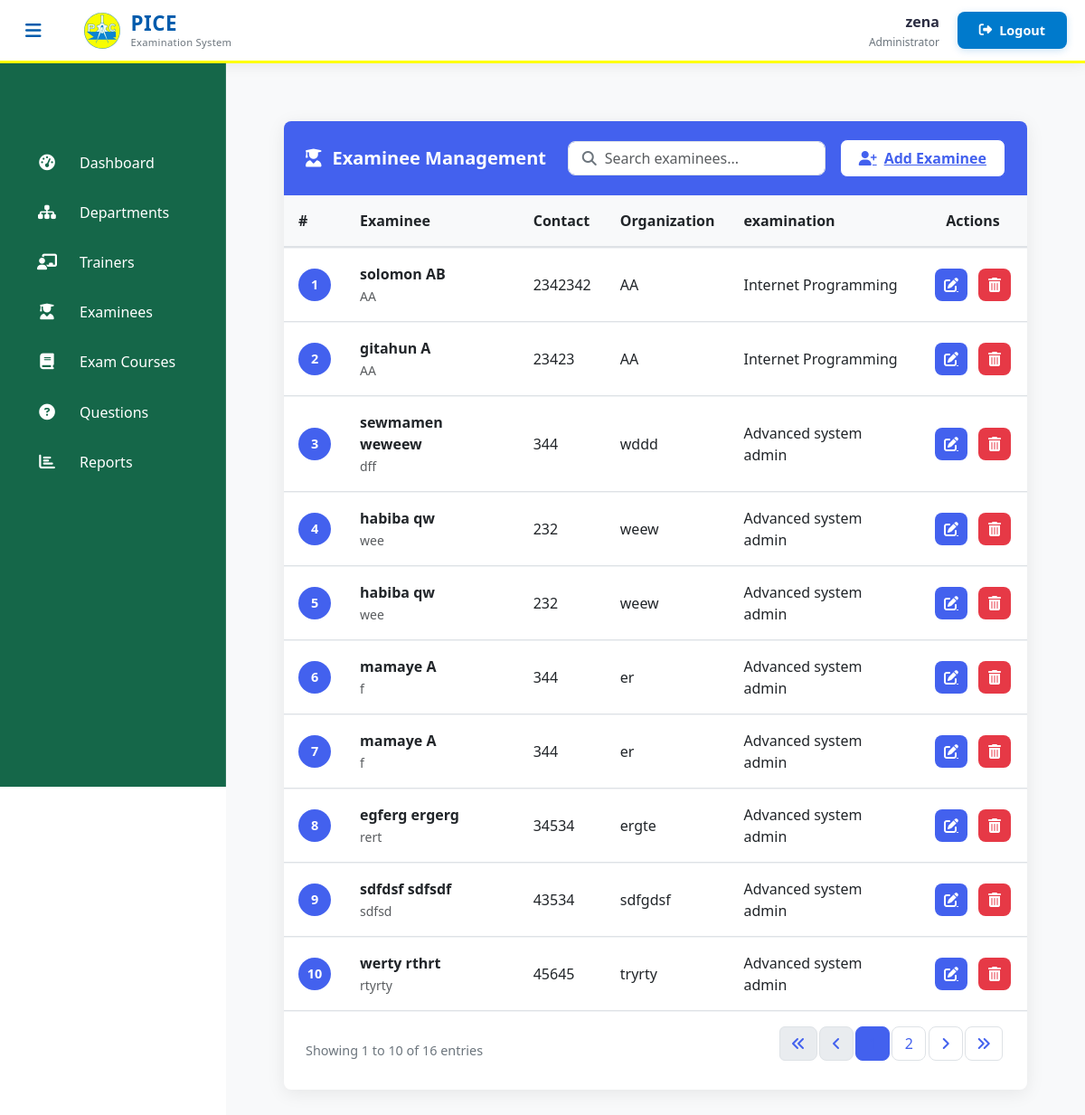
/admin-view-student (signed in), run on the app's committed database.
### student/models.py (models this page shows, shortened)
class Student(models.Model):
    user=models.OneToOneField(User,on_delete=models.CASCADE)
    address = models.CharField(max_length=40)
    mobile = models.CharField(max_length=20,null=False)
    organization = models.CharField(max_length=200, null=False)
    course = models.ForeignKey(
        'exam.Course',
        on_delete=models.SET_NULL,
        null=True
    )
    department = models.ForeignKey(
        'exam.Department',  # Reference to your Department model
        on_delete=models.SET_NULL,
        null=True,
        blank=True,
        related_name='students'
    )
    @property
    def get_name(self):
        return self.user.first_name+" "+self.user.last_name

### exam/models.py (models this page shows, shortened)
class Course(models.Model):
    course_name = models.CharField(max_length=50)
    question_number = models.PositiveIntegerField()
    total_marks = models.PositiveIntegerField(default=100)
    given_time = models.PositiveIntegerField(default=60)
    department = models.ForeignKey(Department, on_delete=models.CASCADE, related_name='course_set')
    examiners = models.ManyToManyField(Examiner, blank=True, related_name='courses')
    is_seen = models.BooleanField(default=False)
    def __str__(self):
        return self.course_name

### exam/views.py (the view)
# urls.py: path('admin-view-student', views.admin_view_student_view,name='admin-view-student'),
@login_required(login_url='adminlogin')
def admin_view_student_view(request):
    student_list = SMODEL.Student.objects.all().order_by('id')
    paginator = Paginator(student_list, 10)
    page_number = request.GET.get('page')
    students = paginator.get_page(page_number)
    return render(request, 'exam/admin_view_student.html', {'students': students})

### templates/exam/admin_view_student.html (shortened to what this page needs)
{% extends 'exam/adminbase.html' %}
{% block content %}
{% load static %}
<head>
  <link href="https://cdn.jsdelivr.net/npm/bootstrap@5.3.0/dist/css/bootstrap.min.css" rel="stylesheet">
  <link rel="stylesheet" href="https://cdnjs.cloudflare.com/ajax/libs/font-awesome/6.4.0/css/all.min.css">
</head>
<div class="dashboard-container">
  <div class="card">
    <div class="card-header">
      <h5 class="card-title">
        <i class="fas fa-user-graduate"></i> Examinee Management
      </h5>
      <div class="header-actions">
        <div class="search-container">
          <i class="fas fa-search search-icon"></i>
          <input type="text" class="form-control search-input" placeholder="Search examinees...">
        </div>
        <a href="/student/studentsignup" class="add-examinee-btn">
          <i class="fas fa-user-plus"></i> Add Examinee
        </a>
      </div>
    </div>
    <div class="table-responsive">
      <table class="table table-hover align-middle">
        <thead>
          <tr>
            <th style="width: 50px;">#</th>
            <th>Examinee</th>
            <th>Contact</th>
            <th>Organization</th>
            <th>examination</th>
            <th class="text-center" style="width: 120px;">Actions</th>
          </tr>
        </thead>
        <tbody>
          {% if students %}
            {% for student in students %}
              <tr>
                <td>
                  <div class="avatar">
                    {{ forloop.counter0|add:students.start_index }}
                  </div>
                </td>
                <td>
                  <div class="fw-semibold">{{ student.get_name }}</div>
                  <small class="text-muted">{{ student.address|truncatechars:30 }}</small>
                </td>
                <td>
                  <div>{{ student.mobile }}</div>
                </td>
                <td>{{ student.organization|truncatechars:30|default:"-" }}</td>
                <td>{{ student.course|truncatechars:30|default:"-" }}</td>
                <td>
                  <div class="action-btns">
                    <a href="{% url 'update-student' student.id %}" class="btn-action btn-edit" title="Edit">
                      <i class="fas fa-edit"></i>
                    </a>
                    <a href="{% url 'delete-student' student.id %}"
                       class="btn-action btn-delete"
                       title="Delete"
                       onclick="return confirm('Are you sure you want to delete this examinee?');">
                      <i class="fas fa-trash-alt"></i>
                    </a>
                  </div>
                </td>
              </tr>
            {% endfor %}
          {% endif %}
        </tbody>
      </table>
    </div>
    {% if students.has_other_pages %}
    <div class="pagination-container">
      <div class="pagination-info">
        Showing {{ students.start_index }} to {{ students.end_index }} of {{ students.paginator.count }} entries
      </div>
      <nav>
        <ul class="pagination">
          {% if students.has_previous %}
            <li class="page-item">
              <a class="page-link" href="?page=1" aria-label="First">
                <i class="fas fa-angle-double-left"></i>
              </a>
            </li>
            <li class="page-item">
              <a class="page-link" href="?page={{ students.previous_page_number }}" aria-label="Previous">
                <i class="fas fa-angle-left"></i>
              </a>
            </li>
          {% else %}
            <li class="page-item disabled">
              <span class="page-link"><i class="fas fa-angle-double-left"></i></span>
            </li>
            <li class="page-item disabled">
              <span class="page-link"><i class="fas fa-angle-left"></i></span>
            </li>
          {% endif %}
          {% for i in students.paginator.page_range %}
            {% if students.number == i %}
              <li class="page-item active">
                <span class="page-link">{{ i }}</span>
              </li>
            {% elif i > students.number|add:'-3' and i < students.number|add:'3' %}
              <li class="page-item">
                <a class="page-link" href="?page={{ i }}">{{ i }}</a>
              </li>
            {% endif %}
          {% endfor %}
          {% if students.has_next %}
            <li class="page-item">
              <a class="page-link" href="?page={{ students.next_page_number }}" aria-label="Next">
                <i class="fas fa-angle-right"></i>
              </a>
            </li>
            <li class="page-item">
              <a class="page-link" href="?page={{ students.paginator.num_pages }}" aria-label="Last">
                <i class="fas fa-angle-double-right"></i>
              </a>
            </li>
          {% endif %}
        </ul>
      </nav>
    </div>
    {% endif %}
  </div>
</div>
{% endblock content %}

### templates/exam/adminbase.html (shortened to what this page needs)
<!DOCTYPE html>
{% load static %}
<html lang="en" dir="ltr">
<head>
  <link href="https://cdn.jsdelivr.net/npm/bootstrap@5.3.0/dist/css/bootstrap.min.css" rel="stylesheet">
  <link rel="stylesheet" href="https://cdnjs.cloudflare.com/ajax/libs/font-awesome/6.4.0/css/all.min.css">
</head>
<body>
  <header class="admin-header">
    <div class="header-container">
      <div class="header-left">
        <button class="sidebar-toggle" id="sidebarToggle">
          <i class="fas fa-bars"></i>
        </button>
        <div class="brand-logo">
          <img src="/static/image/logo.jpg" alt="PICE Logo" class="header-logo">
          <div class="logo-text">
            <span class="logo-main">PICE</span>
            <span class="logo-sub">Examination System</span>
          </div>
        </div>
      </div>
      <div class="header-right">
        <div class="user-profile">
          <span class="username">{{user.username}}</span>
          <div class="user-role">Administrator</div>
        </div>
        <a href="/logout" class="logout-btn">
          <i class="fas fa-sign-out-alt"></i>
          <span class="logout-text">Logout</span>
        </a>
      </div>
    </div>
  </header>
  <aside class="admin-sidebar">
    <nav class="sidebar-menu">
      <div class="menu-container">
        <a href="/admin-dashboard" class="menu-item">
          <div class="menu-icon"><i class="fas fa-tachometer-alt"></i></div>
          <span class="menu-text">Dashboard</span>
        </a>
        <a href="/admin-department" class="menu-item">
          <div class="menu-icon"><i class="fas fa-sitemap"></i></div>
          <span class="menu-text">Departments</span>
        </a>
        <a href="/admin-teacher" class="menu-item">
          <div class="menu-icon"><i class="fas fa-chalkboard-teacher"></i></div>
          <span class="menu-text">Trainers</span>
        </a>
        <a href="/admin-student" class="menu-item">
          <div class="menu-icon"><i class="fas fa-user-graduate"></i></div>
          <span class="menu-text">Examinees</span>
        </a>
        <a href="/admin-course" class="menu-item">
          <div class="menu-icon"><i class="fas fa-book"></i></div>
          <span class="menu-text">Exam Courses</span>
        </a>
        <a href="/admin-question" class="menu-item">
          <div class="menu-icon"><i class="fas fa-question-circle"></i></div>
          <span class="menu-text">Questions</span>
        </a>
        <a href="/admin-report" class="menu-item">
          <div class="menu-icon"><i class="fas fa-chart-bar"></i></div>
          <span class="menu-text">Reports</span>
        </a>
      </div>
    </nav>
  </aside>
  <main class="admin-content">
    {% block content %}{% endblock content %}
  </main>
</body>
</html>

### templates/exam/adminbase.html (style rules this page uses)
:root { --yellow-primary: #FFFF00; --blue-primary: #007ACC; --blue-dark: #005BAC; --sidebar-color: #156749; --content-bg: #FFFFFF; --card-bg: #F8F9FA; --text-light: #FFFFFF; --text-dark: #2B2D42; --text-muted: #6C757D; --border-radius: 8px; --transition: all 0.3s cubic-bezier(0.25, 0.8, 0.25, 1); }
body { font-family: 'Segoe UI', system-ui, -apple-system, sans-serif; background-color: var(--content-bg); color: var(--text-dark); overflow-x: hidden; }
.admin-header { background: #FFFFFF; height: 70px; position: fixed; top: 0; left: 0; right: 0; z-index: 1000; box-shadow: 0 2px 15px rgba(0, 0, 0, 0.08); border-bottom: 3px solid #FFFF00; display: flex; align-items: center; padding: 0 20px; }
.header-container { width: 100%; display: flex; justify-content: space-between; align-items: center; }
.header-left { display: flex; align-items: center; gap: 15px; }
.header-right { display: flex; align-items: center; gap: 20px; }
.sidebar-toggle { background: none; border: none; color: #005BAC; font-size: 1.25rem; cursor: pointer; padding: 8px; border-radius: 4px; transition: all 0.3s ease; }
.brand-logo { display: flex; align-items: center; gap: 12px; }
.header-logo { height: 40px; width: 40px; object-fit: contain; border-radius: 4px; }
.logo-text { display: flex; flex-direction: column; line-height: 1.2; }
.logo-main { font-weight: 700; font-size: 1.4rem; color: #005BAC; letter-spacing: 0.5px; }
.logo-sub { font-size: 0.7rem; color: #6C757D; font-weight: 500; letter-spacing: 0.3px; }
.user-profile { text-align: right; }
.username { font-weight: 600; color: #2B2D42; display: block; }
.user-role { font-size: 0.75rem; color: #6C757D; margin-top: 2px; }
.logout-btn { background: #007ACC; color: white; border: none; padding: 8px 16px; border-radius: 4px; font-weight: 500; font-size: 0.9rem; text-decoration: none; display: flex; align-items: center; gap: 8px; transition: all 0.3s ease; }
.logout-text { display: inline-block; }
.admin-sidebar { width: 250px; height: 100vh; position: fixed; top: 70px; left: 0; background: var(--sidebar-color); color: var(--text-light); transition: var(--transition); z-index: 1020; overflow-y: auto; border-right: 1px solid rgba(255, 255, 255, 0.1); padding-top: 4rem; }
.sidebar-menu { padding: 1rem 0; }
.menu-item { display: flex; align-items: center; padding: 0.85rem 1.5rem; color: var(--text-light); text-decoration: none; transition: var(--transition); margin: 0.25rem 1rem; border-radius: var(--border-radius); font-weight: 500; transition: background 0.3s ease, transform 0.2s ease; gap: 0.75rem; }
.menu-item i { width: 24px; text-align: center; margin-right: 0.75rem; font-size: 1.1rem; }
.admin-content { margin-left: 250px; margin-top: 70px; padding: 2rem; min-height: calc(100vh - 70px); transition: var(--transition); background-color: var(--card-bg); }
.logout-btn { background: var(--blue-primary); color: white; border: none; padding: 0.6rem 1.5rem; border-radius: var(--border-radius); font-weight: 600; transition: var(--transition); display: flex; align-items: center; gap: 0.5rem; box-shadow: 0 2px 8px rgba(0, 122, 204, 0.2); }
.sidebar-toggle { background: none; border: none; color: var(--blue-dark); font-size: 1.25rem; cursor: pointer; margin-right: 1.5rem; transition: var(--transition); }

### data on the page
Student: get_name "solomon AB", address "AA", mobile "2342342", organization "AA", course "Internet Programming"
Student: get_name "gitahun A", address "AA", mobile "23423", organization "AA", course "Internet Programming"
Student: get_name "sewmamen weweew", address "dff", mobile "344", organization "wddd", course "Advanced system admin"
Student: get_name "habiba qw", address "wee", mobile "232", organization "weew", course "Advanced system admin"
Student: get_name "habiba qw", address "wee", mobile "232", organization "weew", course "Advanced system admin"
Student: get_name "mamaye A", address "f", mobile "344", organization "er", course "Advanced system admin"
Student: get_name "mamaye A", address "f", mobile "344", organization "er", course "Advanced system admin"
Student: get_name "egferg ergerg", address "rert", mobile "34534", organization "ergte", course "Advanced system admin"
Student: get_name "sdfdsf sdfsdf", address "sdfsd", mobile "43534", organization "sdfgdsf", course "Advanced system admin"
Student: get_name "werty rthrt", address "rtyrty", mobile "45645", organization "tryrty", course "Advanced system admin"

### other printed values
{{ user.username }} "zena"
{{ students.start_index }} "1"
{{ students.end_index }} "10"
{{ students.paginator.count }} "16"
{{ i }} "2"
